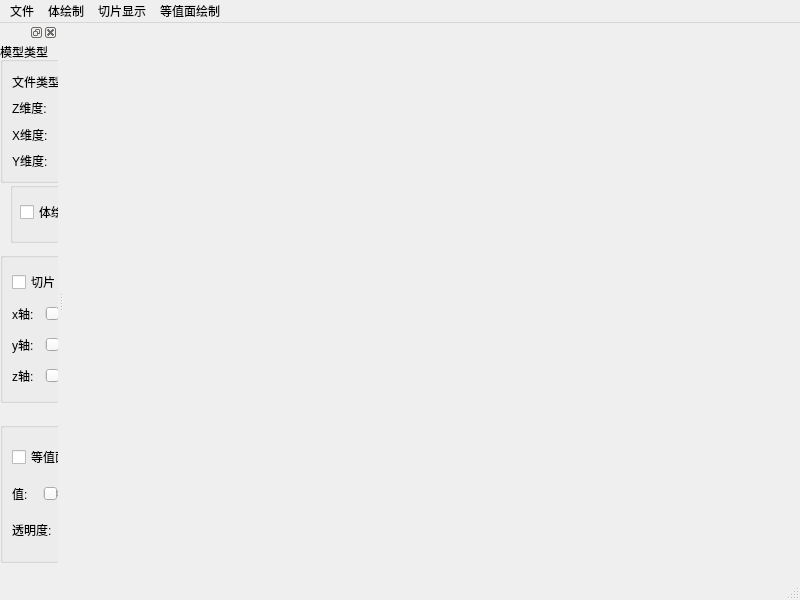
<?xml version="1.0" encoding="UTF-8"?>
<ui version="4.0">
 <class>AppMainWindow</class>
 <widget class="QMainWindow" name="AppMainWindow">
  <property name="geometry">
   <rect>
    <x>0</x>
    <y>0</y>
    <width>800</width>
    <height>600</height>
   </rect>
  </property>
  <property name="windowTitle">
   <string>MainWindow</string>
  </property>
  <widget class="QWidget" name="centralwidget"/>
  <widget class="QMenuBar" name="menubar">
   <property name="geometry">
    <rect>
     <x>0</x>
     <y>0</y>
     <width>800</width>
     <height>22</height>
    </rect>
   </property>
   <widget class="QMenu" name="menu">
    <property name="title">
     <string>文件</string>
    </property>
    <addaction name="file_open"/>
   </widget>
   <widget class="QMenu" name="menu_2">
    <property name="title">
     <string>体绘制</string>
    </property>
    <addaction name="body_display"/>
   </widget>
   <widget class="QMenu" name="menu_3">
    <property name="title">
     <string>切片显示</string>
    </property>
    <addaction name="sclie_display"/>
   </widget>
   <widget class="QMenu" name="menu_4">
    <property name="title">
     <string>等值面绘制</string>
    </property>
    <addaction name="isosurface_display"/>
   </widget>
   <addaction name="menu"/>
   <addaction name="menu_2"/>
   <addaction name="menu_3"/>
   <addaction name="menu_4"/>
  </widget>
  <widget class="QStatusBar" name="statusbar"/>
  <widget class="QDockWidget" name="dockWidget">
   <attribute name="dockWidgetArea">
    <number>1</number>
   </attribute>
   <widget class="QWidget" name="dockWidgetContents">
    <widget class="QGroupBox" name="fileMode_groupBox">
     <property name="geometry">
      <rect>
       <x>0</x>
       <y>0</y>
       <width>171</width>
       <height>141</height>
      </rect>
     </property>
     <property name="title">
      <string>模型类型</string>
     </property>
     <layout class="QVBoxLayout" name="verticalLayout_2">
      <item>
       <layout class="QHBoxLayout" name="horizontalLayout_4" stretch="2,4">
        <item>
         <widget class="QLabel" name="label">
          <property name="text">
           <string>文件类型:</string>
          </property>
         </widget>
        </item>
        <item>
         <widget class="QLineEdit" name="fileName_lineEdit"/>
        </item>
       </layout>
      </item>
      <item>
       <layout class="QHBoxLayout" name="horizontalLayout_5" stretch="2,4">
        <item>
         <widget class="QLabel" name="label_3">
          <property name="text">
           <string>Z维度:</string>
          </property>
         </widget>
        </item>
        <item>
         <widget class="QLineEdit" name="z_lineEdit"/>
        </item>
       </layout>
      </item>
      <item>
       <layout class="QHBoxLayout" name="horizontalLayout_6" stretch="2,4">
        <item>
         <widget class="QLabel" name="label_2">
          <property name="text">
           <string>X维度:</string>
          </property>
         </widget>
        </item>
        <item>
         <widget class="QLineEdit" name="x_lineEdit"/>
        </item>
       </layout>
      </item>
      <item>
       <layout class="QHBoxLayout" name="horizontalLayout_7" stretch="2,4">
        <item>
         <widget class="QLabel" name="label_4">
          <property name="text">
           <string>Y维度:</string>
          </property>
         </widget>
        </item>
        <item>
         <widget class="QLineEdit" name="y_lineEdit"/>
        </item>
       </layout>
      </item>
     </layout>
    </widget>
    <widget class="QGroupBox" name="bodyDisplay_groupBox">
     <property name="geometry">
      <rect>
       <x>10</x>
       <y>140</y>
       <width>91</width>
       <height>61</height>
      </rect>
     </property>
     <property name="title">
      <string/>
     </property>
     <widget class="QCheckBox" name="bodyDisplay_checkBox">
      <property name="geometry">
       <rect>
        <x>10</x>
        <y>20</y>
        <width>80</width>
        <height>20</height>
       </rect>
      </property>
      <property name="text">
       <string>体绘制</string>
      </property>
     </widget>
    </widget>
    <widget class="QGroupBox" name="slice_groupBox">
     <property name="geometry">
      <rect>
       <x>0</x>
       <y>210</y>
       <width>171</width>
       <height>151</height>
      </rect>
     </property>
     <property name="title">
      <string/>
     </property>
     <layout class="QVBoxLayout" name="verticalLayout">
      <item>
       <widget class="QCheckBox" name="slice_checkBox">
        <property name="text">
         <string>切片</string>
        </property>
       </widget>
      </item>
      <item>
       <layout class="QHBoxLayout" name="horizontalLayout" stretch="1,3,1">
        <item>
         <widget class="QLabel" name="label_5">
          <property name="text">
           <string>x轴:</string>
          </property>
         </widget>
        </item>
        <item>
         <widget class="QSlider" name="slicex_horizontalSlider">
          <property name="orientation">
           <enum>Qt::Horizontal</enum>
          </property>
         </widget>
        </item>
        <item>
         <widget class="QLineEdit" name="slicex_lineEdit"/>
        </item>
       </layout>
      </item>
      <item>
       <layout class="QHBoxLayout" name="horizontalLayout_2" stretch="1,3,1">
        <item>
         <widget class="QLabel" name="label_6">
          <property name="text">
           <string>y轴:</string>
          </property>
         </widget>
        </item>
        <item>
         <widget class="QSlider" name="slicey_horizontalSlider">
          <property name="orientation">
           <enum>Qt::Horizontal</enum>
          </property>
         </widget>
        </item>
        <item>
         <widget class="QLineEdit" name="slicey_lineEdit"/>
        </item>
       </layout>
      </item>
      <item>
       <layout class="QHBoxLayout" name="horizontalLayout_3" stretch="1,3,1">
        <item>
         <widget class="QLabel" name="label_7">
          <property name="text">
           <string>z轴:</string>
          </property>
         </widget>
        </item>
        <item>
         <widget class="QSlider" name="slicez_horizontalSlider">
          <property name="orientation">
           <enum>Qt::Horizontal</enum>
          </property>
         </widget>
        </item>
        <item>
         <widget class="QLineEdit" name="slicez_lineEdit"/>
        </item>
       </layout>
      </item>
     </layout>
    </widget>
    <widget class="QGroupBox" name="isosurface_groupBox">
     <property name="geometry">
      <rect>
       <x>0</x>
       <y>380</y>
       <width>161</width>
       <height>141</height>
      </rect>
     </property>
     <property name="title">
      <string/>
     </property>
     <layout class="QVBoxLayout" name="verticalLayout_3">
      <item>
       <widget class="QCheckBox" name="isosurface_checkBox">
        <property name="text">
         <string>等值面</string>
        </property>
       </widget>
      </item>
      <item>
       <layout class="QHBoxLayout" name="horizontalLayout_8" stretch="1,3,1">
        <item>
         <widget class="QLabel" name="label_8">
          <property name="text">
           <string>值:</string>
          </property>
         </widget>
        </item>
        <item>
         <widget class="QSlider" name="isosurface_horizontalSlider">
          <property name="orientation">
           <enum>Qt::Horizontal</enum>
          </property>
         </widget>
        </item>
        <item>
         <widget class="QLineEdit" name="isosurface_lineEdit"/>
        </item>
       </layout>
      </item>
      <item>
       <layout class="QHBoxLayout" name="horizontalLayout_9" stretch="1,3,1">
        <item>
         <widget class="QLabel" name="label_9">
          <property name="text">
           <string>透明度:</string>
          </property>
         </widget>
        </item>
        <item>
         <widget class="QSlider" name="transparency_horizontalSlider">
          <property name="orientation">
           <enum>Qt::Horizontal</enum>
          </property>
         </widget>
        </item>
        <item>
         <widget class="QLineEdit" name="transparency_lineEdit"/>
        </item>
       </layout>
      </item>
     </layout>
    </widget>
   </widget>
  </widget>
  <action name="file_open">
   <property name="text">
    <string>open</string>
   </property>
  </action>
  <action name="body_display">
   <property name="text">
    <string>display</string>
   </property>
  </action>
  <action name="sclie_display">
   <property name="text">
    <string>display</string>
   </property>
  </action>
  <action name="isosurface_display">
   <property name="text">
    <string>display</string>
   </property>
  </action>
 </widget>
 <resources/>
 <connections/>
</ui>
